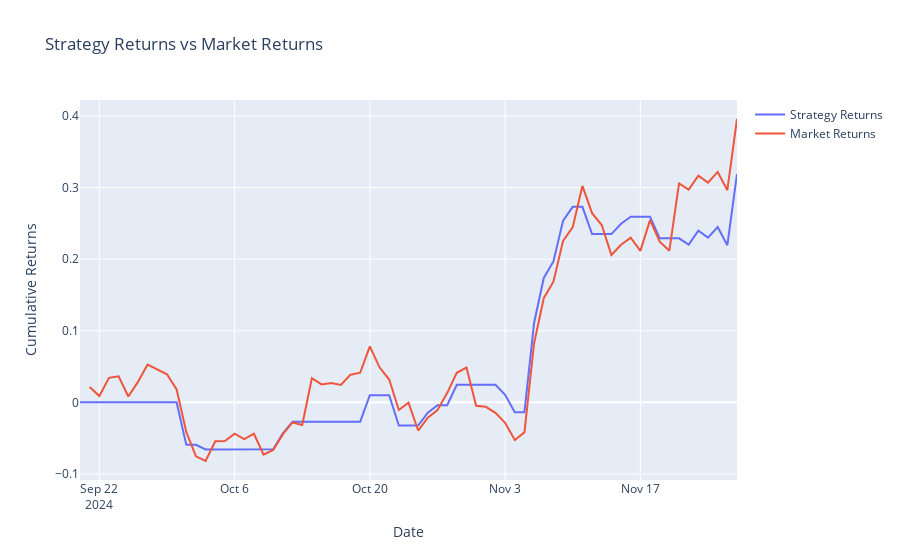

Notebook code cell kept with this figure:
### Markdown cell above
### RSI и MACD и стратегии на основе LGBM

### Code cell
tema_df['RSI'] = talib.RSI(tema_df['Close'], timeperiod=9)
tema_df['MACD'], tema_df['MACD_signal'], _ = talib.MACD(tema_df['Close'], fastperiod=5, slowperiod=13, signalperiod=3)

# Удаляем NaN значения
tema_df = tema_df.dropna()

# Добавляем целевую переменную
tema_df['Target'] = np.where(tema_df['Close'].shift(-1) > tema_df['Close'], 1, 0)

# Разделение данных на обучающую, тестовую и валидационную выборки
train_ratio = 0.7
val_ratio = 0.2
test_ratio = 0.1


n = len(tema_df)
train_end = int(n * train_ratio)
val_end = train_end + int(n * val_ratio)

# train_data = tema_df.iloc[:train_end]
# val_data = tema_df.iloc[train_end:val_end]
# test_data = tema_df.iloc[val_end:]
# Создаем срезы
train_data = tema_df.iloc[:train_end].copy() 
val_data = tema_df.iloc[train_end:val_end].copy() 
test_data = tema_df.iloc[val_end:].copy()  


# Выделение признаков и целевой переменной
features = ['RSI', 'MACD', 'MACD_signal']
X_train, y_train = train_data[features], train_data['Target']
X_val, y_val = val_data[features], val_data['Target']
X_test, y_test = test_data[features], test_data['Target']


'''Оптимизация гиперпараметров через Optuna'''
def objective(trial):
    params = {
        'num_leaves': trial.suggest_int('num_leaves', 20, 100),
        'max_depth': trial.suggest_int('max_depth', -1, 20),
        'n_estimators': trial.suggest_int('n_estimators', 50, 200),
        'learning_rate': trial.suggest_float('learning_rate', 0.01, 0.3, log=True),  
        'subsample': trial.suggest_float('subsample', 0.5, 1.0),
        'colsample_bytree': trial.suggest_float('colsample_bytree', 0.5, 1.0),
        'random_state': 42,
    }

    model = lgb.LGBMClassifier(**params)
    model.fit(
        X_train, 
        y_train, 
        eval_set=[(X_val, y_val)], 
        eval_metric='logloss', 
        callbacks=[lgb.early_stopping(stopping_rounds=5)]
    )
    y_pred = model.predict(X_val)
    return -accuracy_score(y_val, y_pred)

# Запуск Optuna для поиска лучших гиперпараметров
study = optuna.create_study(direction='minimize')
study.optimize(objective, n_trials=10)

# Обучение модели с лучшими параметрами
best_params = study.best_params
best_model = lgb.LGBMClassifier(**best_params)
best_model.fit(X_train, y_train)

# Тестирование модели
y_pred_val = best_model.predict(X_val)
print("Validation Accuracy:", accuracy_score(y_val, y_pred_val))
print(classification_report(y_val, y_pred_val))

y_pred_test = best_model.predict(X_test)
print("Test Accuracy:", accuracy_score(y_test, y_pred_test))
print(classification_report(y_test, y_pred_test))

# Визуализация стратегии
val_data['Prediction'] = y_pred_val
val_data['Strategy_Returns'] = np.where(val_data['Prediction'] == 1, 
                                        val_data['Close'].pct_change(), 0).cumsum()

val_data['Market_Returns'] = val_data['Close'].pct_change().cumsum()

# График Plotly
fig = go.Figure()
fig.add_trace(go.Scatter(
    x=val_data.index, 
    y=val_data['Strategy_Returns'], 
    mode='lines', 
    name='Strategy Returns'
))
fig.add_trace(go.Scatter(
    x=val_data.index, 
    y=val_data['Market_Returns'], 
    mode='lines', 
    name='Market Returns'
))
fig.update_layout(
    title="Strategy Returns vs Market Returns",
    xaxis_title="Date",
    yaxis_title="Cumulative Returns"
)
fig.show()



final_market_returns = val_data['Market_Returns'].iloc[-1]
final_strategy_returns = val_data['Strategy_Returns'].iloc[-1]

print(f"Итоговое изменение Market Returns: {final_market_returns:.2%}")
print(f"Итоговое изменение Strategy Returns: {final_strategy_returns:.2%}")
print(best_params)

### Figure 1 — Plotly figure (JSON) as saved in the notebook; plotly's stock layout.template omitted (floating-point values rounded to 4 significant figures)
{"data": [{"mode": "lines", "name": "Strategy Returns", "type": "scatter", "x": ["2024-09-20T00:00:00", "2024-09-21T00:00:00", "2024-09-22T00:00:00", "2024-09-23T00:00:00", "2024-09-24T00:00:00", "2024-09-25T00:00:00", "2024-09-26T00:00:00", "2024-09-27T00:00:00", "2024-09-28T00:00:00", "2024-09-29T00:00:00", "2024-09-30T00:00:00", "2024-10-01T00:00:00", "2024-10-02T00:00:00", "2024-10-03T00:00:00", "2024-10-04T00:00:00", "2024-10-05T00:00:00", "2024-10-06T00:00:00", "2024-10-07T00:00:00", "2024-10-08T00:00:00", "2024-10-09T00:00:00", "2024-10-10T00:00:00", "2024-10-11T00:00:00", "2024-10-12T00:00:00", "2024-10-13T00:00:00", "2024-10-14T00:00:00", "2024-10-15T00:00:00", "2024-10-16T00:00:00", "2024-10-17T00:00:00", "2024-10-18T00:00:00", "2024-10-19T00:00:00", "2024-10-20T00:00:00", "2024-10-21T00:00:00", "2024-10-22T00:00:00", "2024-10-23T00:00:00", "2024-10-24T00:00:00", "2024-10-25T00:00:00", "2024-10-26T00:00:00", "2024-10-27T00:00:00", "2024-10-28T00:00:00", "2024-10-29T00:00:00", "2024-10-30T00:00:00", "2024-10-31T00:00:00", "2024-11-01T00:00:00", "2024-11-02T00:00:00", "2024-11-03T00:00:00", "2024-11-04T00:00:00", "2024-11-05T00:00:00", "2024-11-06T00:00:00", "2024-11-07T00:00:00", "2024-11-08T00:00:00", "2024-11-09T00:00:00", "2024-11-10T00:00:00", "2024-11-11T00:00:00", "2024-11-12T00:00:00", "2024-11-13T00:00:00", "2024-11-14T00:00:00", "2024-11-15T00:00:00", "2024-11-16T00:00:00", "2024-11-17T00:00:00", "2024-11-18T00:00:00", "2024-11-19T00:00:00", "2024-11-20T00:00:00", "2024-11-21T00:00:00", "2024-11-22T00:00:00", "2024-11-23T00:00:00", "2024-11-24T00:00:00", "2024-11-25T00:00:00", "2024-11-26T00:00:00", "2024-11-27T00:00:00"], "y": [0, 0, 0, 0, 0, 0, 0, 0, 0, 0, 0, -0.05922, -0.05922, -0.06574, -0.06574, -0.0654, -0.0654, -0.0654, -0.0654, -0.0654, -0.0654, -0.04331, -0.02689, -0.02689, -0.02689, -0.02689, -0.02689, -0.02689, -0.02689, -0.02689, 0.01, 0.01, 0.01, -0.0324, -0.0324, -0.0324, -0.01447, -0.00385, -0.00385, 0.02445, 0.02445, 0.02445, 0.02445, 0.02445, 0.01055, -0.01363, -0.01363, 0.1108, 0.1737, 0.1968, 0.2538, 0.273, 0.273, 0.2349, 0.2349, 0.2349, 0.2493, 0.2591, 0.2591, 0.2591, 0.229, 0.229, 0.229, 0.2202, 0.2396, 0.23, 0.2449, 0.2194, 0.3188]}, {"mode": "lines", "name": "Market Returns", "type": "scatter", "x": ["2024-09-20T00:00:00", "2024-09-21T00:00:00", "2024-09-22T00:00:00", "2024-09-23T00:00:00", "2024-09-24T00:00:00", "2024-09-25T00:00:00", "2024-09-26T00:00:00", "2024-09-27T00:00:00", "2024-09-28T00:00:00", "2024-09-29T00:00:00", "2024-09-30T00:00:00", "2024-10-01T00:00:00", "2024-10-02T00:00:00", "2024-10-03T00:00:00", "2024-10-04T00:00:00", "2024-10-05T00:00:00", "2024-10-06T00:00:00", "2024-10-07T00:00:00", "2024-10-08T00:00:00", "2024-10-09T00:00:00", "2024-10-10T00:00:00", "2024-10-11T00:00:00", "2024-10-12T00:00:00", "2024-10-13T00:00:00", "2024-10-14T00:00:00", "2024-10-15T00:00:00", "2024-10-16T00:00:00", "2024-10-17T00:00:00", "2024-10-18T00:00:00", "2024-10-19T00:00:00", "2024-10-20T00:00:00", "2024-10-21T00:00:00", "2024-10-22T00:00:00", "2024-10-23T00:00:00", "2024-10-24T00:00:00", "2024-10-25T00:00:00", "2024-10-26T00:00:00", "2024-10-27T00:00:00", "2024-10-28T00:00:00", "2024-10-29T00:00:00", "2024-10-30T00:00:00", "2024-10-31T00:00:00", "2024-11-01T00:00:00", "2024-11-02T00:00:00", "2024-11-03T00:00:00", "2024-11-04T00:00:00", "2024-11-05T00:00:00", "2024-11-06T00:00:00", "2024-11-07T00:00:00", "2024-11-08T00:00:00", "2024-11-09T00:00:00", "2024-11-10T00:00:00", "2024-11-11T00:00:00", "2024-11-12T00:00:00", "2024-11-13T00:00:00", "2024-11-14T00:00:00", "2024-11-15T00:00:00", "2024-11-16T00:00:00", "2024-11-17T00:00:00", "2024-11-18T00:00:00", "2024-11-19T00:00:00", "2024-11-20T00:00:00", "2024-11-21T00:00:00", "2024-11-22T00:00:00", "2024-11-23T00:00:00", "2024-11-24T00:00:00", "2024-11-25T00:00:00", "2024-11-26T00:00:00", "2024-11-27T00:00:00"], "y": [null, 0.02139, 0.008778, 0.03421, 0.0364, 0.008159, 0.02863, 0.05283, 0.04602, 0.03923, 0.01806, -0.04115, -0.07533, -0.08185, -0.05419, -0.05384, -0.04377, -0.05122, -0.04377, -0.07309, -0.06652, -0.04443, -0.02801, -0.03158, 0.03375, 0.02505, 0.027, 0.02438, 0.0387, 0.04139, 0.07828, 0.04891, 0.03184, -0.01056, -0.0004406, -0.03933, -0.0214, -0.01078, 0.01293, 0.04123, 0.04859, -0.004686, -0.006242, -0.01453, -0.02844, -0.05262, -0.04193, 0.08253, 0.1455, 0.1685, 0.2255, 0.2447, 0.3022, 0.2641, 0.2476, 0.2057, 0.2201, 0.2299, 0.2115, 0.2545, 0.2244, 0.2118, 0.3058, 0.2971, 0.3165, 0.3069, 0.3217, 0.2962, 0.3956]}], "layout": {"title": {"text": "Strategy Returns vs Market Returns"}, "xaxis": {"title": {"text": "Date"}}, "yaxis": {"title": {"text": "Cumulative Returns"}}}}
